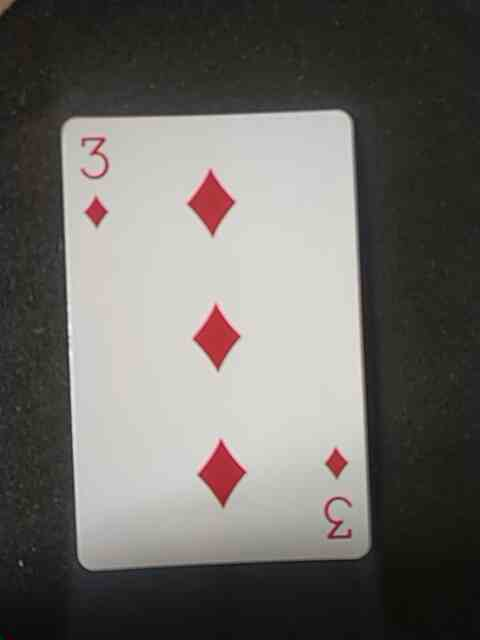
#> input picture cards/diamond-3.jpg, 480 x 640 px
$ python imageOps.py
#> lines starting #> are read from the running program, lines starting #| are printed output that depends on the picture; after the words box and inside, x2 and y2 are one past the last pixel; in counts of white or black regions, pixels touching at a corner belong together
import cv2
import numpy as np

img = cv2.imread('cards/diamond-3.jpg')
#> img is the input picture: shape (640, 480, 3); mean B, G, R 100.4, 105.4, 107.6


gray = cv2.cvtColor(img,cv2.COLOR_BGR2GRAY)
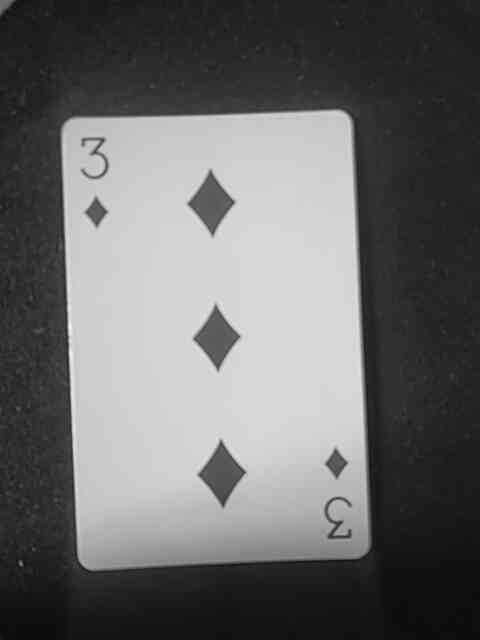
#> gray: shape (640, 480); min 11, max 247, mean 105.6
canny = cv2.Canny(gray,150,250)
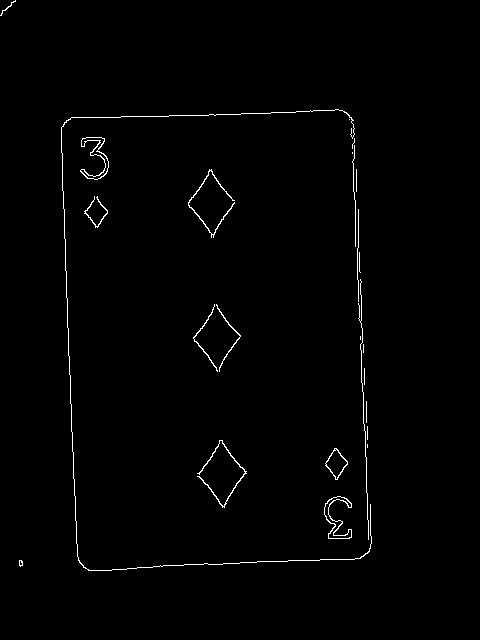
#> canny: shape (640, 480); 1% white in thin lines or dots, all inside (x1, y1, x2, y2) = (0, 0, 372, 571)
kernal = np.ones((5,5))
dailated = cv2.dilate(canny,kernal,iterations=1)
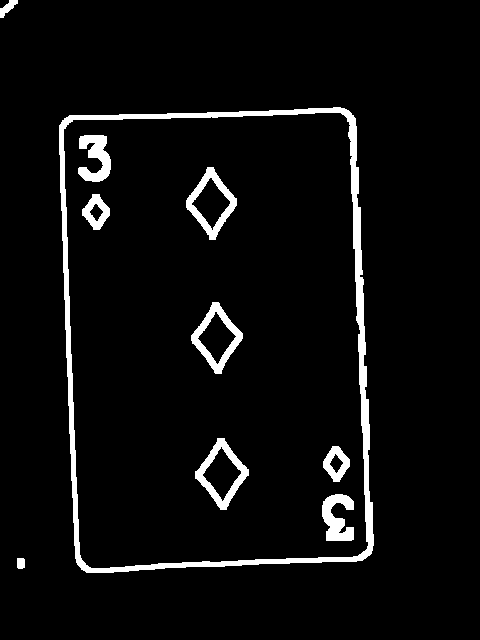
#> dailated: shape (640, 480); 4.9% white; 10 white regions, largest, box (x1, y1, x2, y2) and area: (59, 107, 374, 573) 8460, (195, 438, 249, 510) 1136, (191, 302, 243, 374) 1112

cv2.imshow("Canny Card",canny)
cv2.imshow("Canny Card",dailated)

# _ , countours = cv2.

cv2.waitKey(0)
cv2.destroyAllWindows()

$ run again, with cards/club-9.jpg copied over cards/diamond-3.jpg
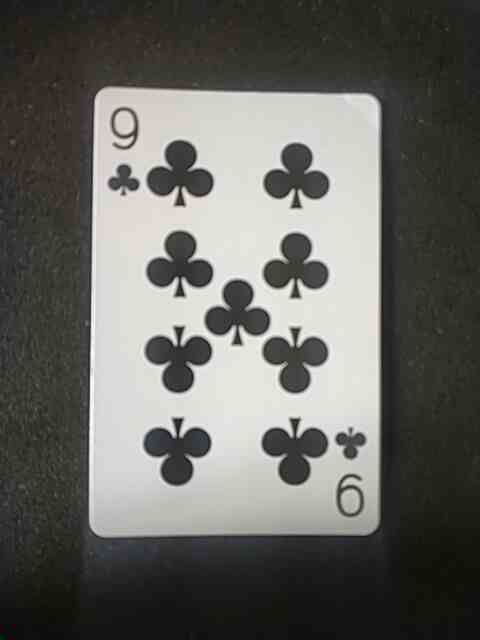
#> input picture cards/club-9.jpg, 480 x 640 px
#> img is the input picture: shape (640, 480, 3); mean B, G, R 97.6, 102.6, 102.7
#> `canny = cv2.Canny(gray,150,250)`:
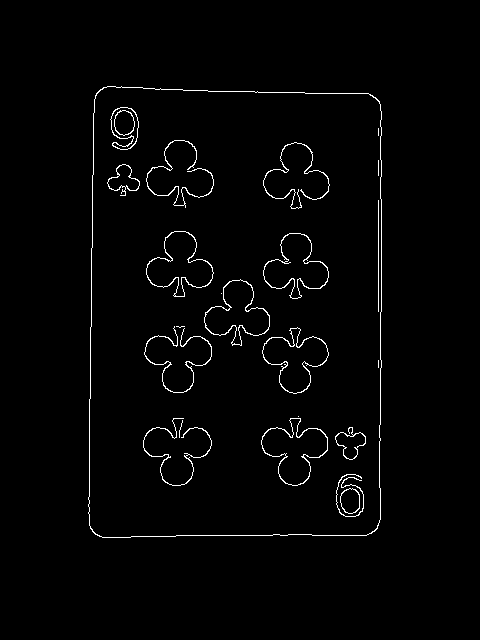
#> canny: shape (640, 480); 1.8% white in thin lines or dots, all inside (x1, y1, x2, y2) = (88, 86, 382, 538)
#> `dailated = cv2.dilate(canny,kernal,iterations=1)`:
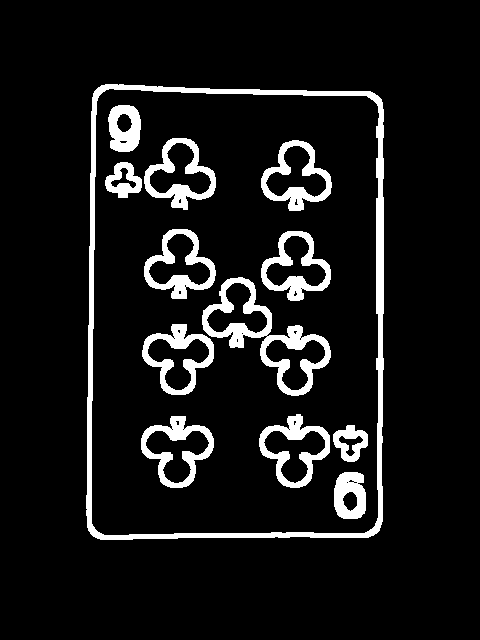
#> dailated: shape (640, 480); 8.9% white; 13 white regions, largest, box (x1, y1, x2, y2) and area: (86, 84, 384, 540) 7951, (202, 277, 331, 396) 3456, (141, 416, 214, 488) 1774
